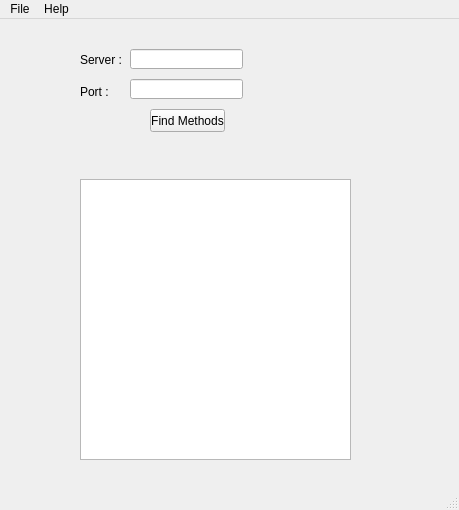
<?xml version="1.0" encoding="UTF-8"?>
<ui version="4.0">
 <class>MainWindow</class>
 <widget class="QMainWindow" name="MainWindow">
  <property name="geometry">
   <rect>
    <x>0</x>
    <y>0</y>
    <width>459</width>
    <height>510</height>
   </rect>
  </property>
  <property name="windowTitle">
   <string>MainWindow</string>
  </property>
  <widget class="QWidget" name="centralwidget">
   <widget class="QLabel" name="label">
    <property name="geometry">
     <rect>
      <x>80</x>
      <y>30</y>
      <width>41</width>
      <height>21</height>
     </rect>
    </property>
    <property name="text">
     <string>Server :</string>
    </property>
   </widget>
   <widget class="QPushButton" name="findmethods">
    <property name="geometry">
     <rect>
      <x>150</x>
      <y>90</y>
      <width>75</width>
      <height>23</height>
     </rect>
    </property>
    <property name="text">
     <string>Find Methods</string>
    </property>
   </widget>
   <widget class="QLineEdit" name="server_text">
    <property name="geometry">
     <rect>
      <x>130</x>
      <y>30</y>
      <width>113</width>
      <height>20</height>
     </rect>
    </property>
   </widget>
   <widget class="QLabel" name="label_2">
    <property name="geometry">
     <rect>
      <x>80</x>
      <y>63</y>
      <width>46</width>
      <height>20</height>
     </rect>
    </property>
    <property name="text">
     <string>Port : </string>
    </property>
   </widget>
   <widget class="QLineEdit" name="port_text">
    <property name="geometry">
     <rect>
      <x>130</x>
      <y>60</y>
      <width>113</width>
      <height>20</height>
     </rect>
    </property>
   </widget>
   <widget class="QTextEdit" name="result">
    <property name="geometry">
     <rect>
      <x>80</x>
      <y>160</y>
      <width>271</width>
      <height>281</height>
     </rect>
    </property>
   </widget>
   <widget class="QLabel" name="label3">
    <property name="geometry">
     <rect>
      <x>80</x>
      <y>120</y>
      <width>211</width>
      <height>31</height>
     </rect>
    </property>
    <property name="text">
     <string/>
    </property>
   </widget>
  </widget>
  <widget class="QMenuBar" name="menubar">
   <property name="geometry">
    <rect>
     <x>0</x>
     <y>0</y>
     <width>459</width>
     <height>21</height>
    </rect>
   </property>
   <widget class="QMenu" name="menuFile">
    <property name="title">
     <string>File</string>
    </property>
    <addaction name="actionExit"/>
   </widget>
   <widget class="QMenu" name="menuAbout">
    <property name="title">
     <string>Help</string>
    </property>
    <addaction name="actionAbout"/>
   </widget>
   <addaction name="menuFile"/>
   <addaction name="menuAbout"/>
  </widget>
  <widget class="QStatusBar" name="statusbar"/>
  <action name="actionExit">
   <property name="text">
    <string>Exit</string>
   </property>
  </action>
  <action name="actionAbout">
   <property name="text">
    <string>About</string>
   </property>
  </action>
  <action name="actionUsage">
   <property name="text">
    <string>Usage</string>
   </property>
  </action>
 </widget>
 <resources/>
 <connections/>
</ui>
